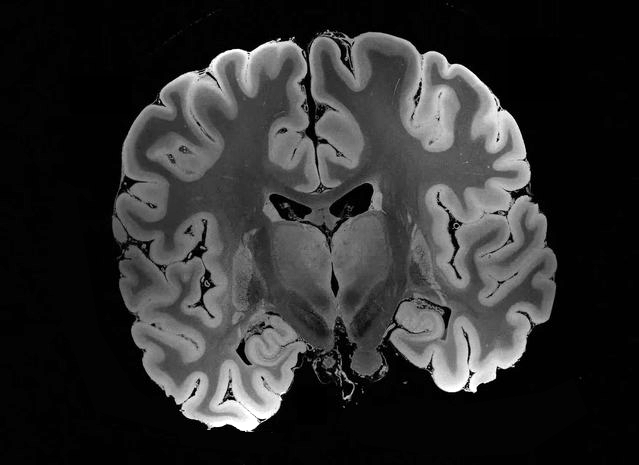
%> input picture Matlab_ES_1_Registrazione/coronal_A_PAR.tif, 639 x 465 px
$ octave MetodoPAR.m   (GNU Octave 9; MATLAB toolbox functions it lacks are replaced by stand-ins)
%> lines starting %> are read from the running program, lines starting %| are printed output that depends on the picture; in (x1, y1, x2, y2) boxes, pixels count from 0 and x2, y2 are one past the last pixel; in counts of white or black regions, pixels touching at a corner belong together; the program's own positions count from 1
%% METODO PAR
% script che iplementa il metodo PAR

% devo usare immagine A e C perchè è solo ruotata e non anche traslata
% però le modifico com imageJ per togliere i markers;
img_A_PAR = imread('coronal_A_PAR.tif');        % senza markers
%> img_A_PAR is the input picture: size 465x639 uint8; min 0, max 255, mean 46.4
img_B_PAR = imread('coronal_B_PAR.jpg');
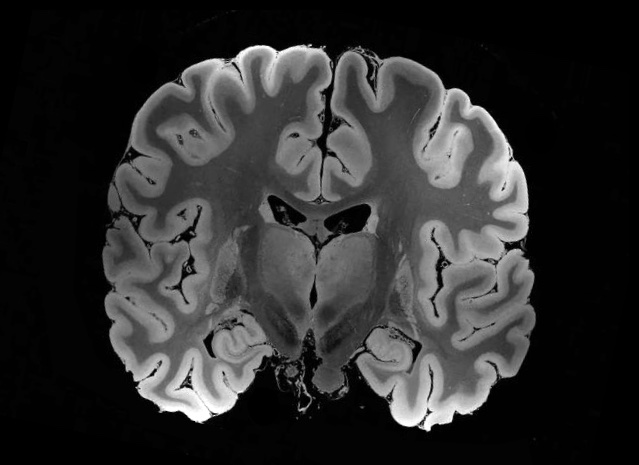
%> input picture Matlab_ES_1_Registrazione/coronal_B_PAR.jpg, 639 x 465 px
%> img_B_PAR is the input picture: size 465x639 uint8; min 0, max 255, mean 46.2
img_ref = imread("coronal APAR.tif");           % binarizzate nero su sfondo bianco
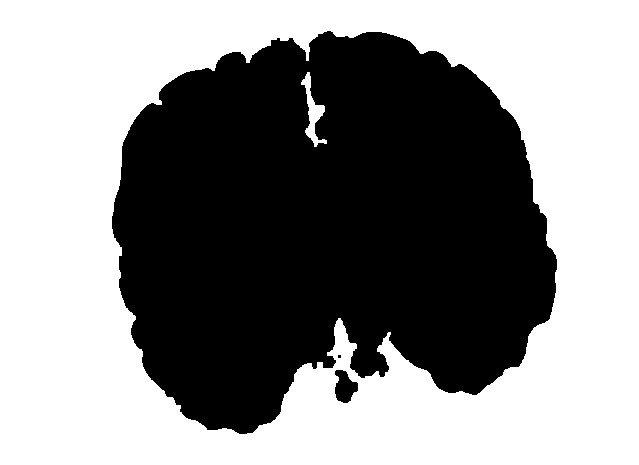
%> input picture Matlab_ES_1_Registrazione/coronal APAR.tif, 639 x 465 px
%> img_ref: size 465x639 uint8; 44.7% white; 3 white regions (1 under 20 px), largest, box (x1, y1, x2, y2) and area: (112, 31, 557, 434) 132361, (335, 370, 358, 403) 510
img_float = imread("coronal BPAR.tif");
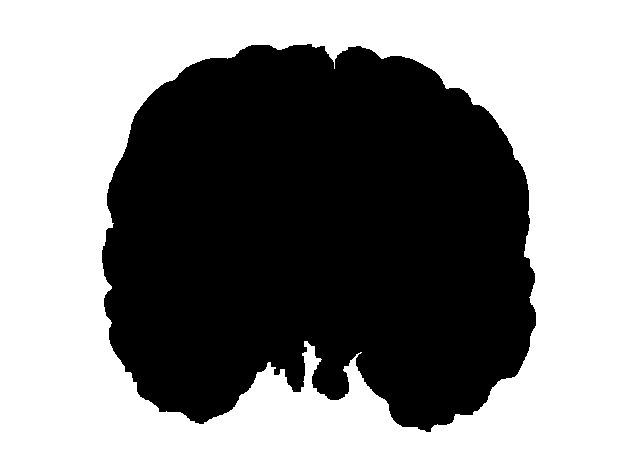
%> input picture Matlab_ES_1_Registrazione/coronal BPAR.tif, 639 x 465 px
%> img_float: size 465x639 uint8; 45.2% white; 1 white region, box (x1, y1, x2, y2) and area: (102, 44, 536, 432) 134420
% img_C_PAR = imread('coronal_C_PAR.tif');

% RM Encefalo
% img_A_PAR = imread('RM_Encefalo_A_PAR.tif');        % senza markers
% img_B_PAR = imread('RM_Encefalo_B_PAR.tif');
% img_ref = imread("coronal APAR.tif");           % binarizzate nero su sfondo bianco
% img_float = imread("coronal BPAR.tif");

% creo la matrice B con zeri e uni:
% 0 se non è un oggetto - sfondo/rumore
% 1 se è ogggetto

th = 4;
B_rif = img_A_PAR;
B_rif(B_rif >= th) = 255;
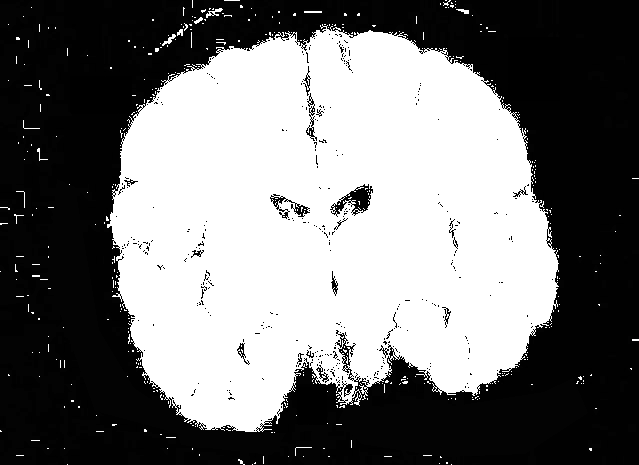
%> B_rif: size 465x639 uint8; min 0, max 255, mean 118.1
B_rif(B_rif < th) = 0;
%> B_rif: size 465x639 uint8; 46% white; 416 white regions (404 under 20 px), largest, box (x1, y1, x2, y2) and area: (107, 24, 559, 432) 134795, (206, 8, 223, 18) 65, (162, 34, 176, 46) 56

B_float = img_B_PAR;
B_float(B_float >= th) = 255;
B_float(B_float < th) = 0;
%> B_float: size 465x639 uint8; 47.3% white; 620 white regions (598 under 20 px), largest, box (x1, y1, x2, y2) and area: (93, 34, 539, 439) 137849, (194, 10, 225, 29) 137, (341, 22, 358, 29) 58


% This MATLAB function performs a flood-fill operation on background
% pixels of the input binary image BW, starting from the points
% specified in locations.
B_rif = imfill(B_rif);
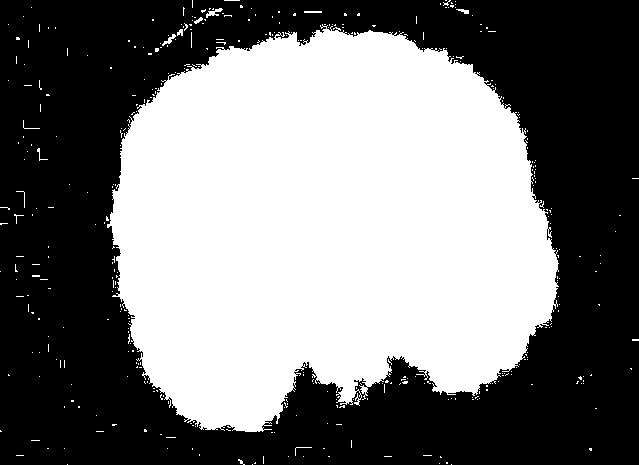
%> B_rif: size 465x639 uint8; 47.1% white; 388 white regions (376 under 20 px), largest, box (x1, y1, x2, y2) and area: (107, 24, 559, 432) 138252, (206, 8, 223, 18) 71, (162, 34, 176, 46) 56
B_float = imfill(B_float);
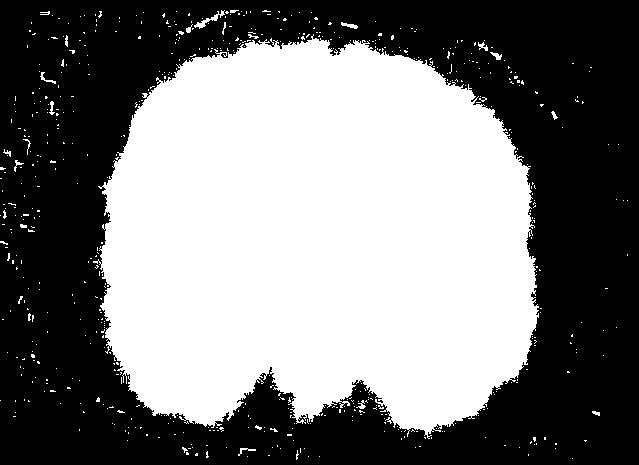
%> B_float: size 465x639 uint8; 48.1% white; 600 white regions (578 under 20 px), largest, box (x1, y1, x2, y2) and area: (93, 34, 539, 439) 140357, (194, 10, 225, 29) 137, (341, 22, 358, 29) 58

% ----------------------------------------------------------------------------- %
% calcolo del centroide
% The regionprops function measures properties such as area,
% centroid, and bounding box, for each object (connected component) in an image.
sA = regionprops(img_ref,'centroid');
%> sA = 255 regions; first 5, Centroid: [0 0], [0 0], [0 0], [0 0], [0 0]
sB = regionprops(img_float,'centroid');
%> sB has the same summary as sA

centroidsA = cat(1,sA.Centroid);
%> centroidsA = 255 rows, first 12: [0 0; 0 0; 0 0; 0 0; 0 0; 0 0; 0 0; 0 0; 0 0; 0 0; 0 0; 0 0]
centroidsA = centroidsA(end,:);
%> centroidsA = [327.7 226.7]

centroidsB = cat(1,sB.Centroid);
%> centroidsB = 255 rows, first 12: [0 0; 0 0; 0 0; 0 0; 0 0; 0 0; 0 0; 0 0; 0 0; 0 0; 0 0; 0 0]
centroidsB = centroidsB(end,:);
%> centroidsB = [318.7 236.6]

% ----------------------------------------------------------------------------- %
% calcolo del centroide a mano

% riscalo in 1 e 0
img_ref = img_ref/255;
img_float = img_float/255;

centroide_x_float = 0;
centroide_y_float = 0;
centroide_x_ref = 0;
centroide_y_ref = 0;

% calcolo effettivo del centroide
dim_ref = size(img_ref);
%> dim_ref = [465 639]

for i = 1:dim_ref(2)
    centroide_x_ref = centroide_x_ref+i*sum(img_ref(:,i));
    centroide_x_float = centroide_x_float+i*sum(img_float(:,i));
end
%> after the loop, centroide_x_float = 42836688; centroide_x_ref = 43540306

centroide_x_ref= centroide_x_ref/sum(sum(img_ref));
%> centroide_x_ref = 327.7
centroide_x_float = centroide_x_float/sum(sum(img_float));
%> centroide_x_float = 318.7

for j = 1:dim_ref(1)
    centroide_y_ref = centroide_y_ref+j*sum(img_ref(j,:));
    centroide_y_float = centroide_y_float+j*sum(img_float(j,:));
end
%> this loop made 465 passes
%> after the loop, centroide_y_float = 31808048; centroide_y_ref = 30127273
centroide_y_ref= centroide_y_ref/sum(sum(img_ref));
%> centroide_y_ref = 226.7
centroide_y_float= centroide_y_float/sum(sum(img_float));
%> centroide_y_float = 236.6

% metto insieme x e y
centr_ref = [centroide_x_ref,centroide_y_ref];
%> centr_ref = [327.7 226.7]
centr_float = [centroide_x_float, centroide_y_float];
%> centr_float = [318.7 236.6]

% visualizzo l'oggetto con il relativo centroide trovato
figure('Name','Metodo PAR')
subplot(2,2,1)
imshow(img_A_PAR)
title('Immagine Riferimento')
subplot(2,2,2)
imshow(img_B_PAR)
title('Immagine da rototraslare')
subplot(2,2,3)
imshow(B_rif)
hold on
% centroide Matlab
plot(centroidsA(:,1),centroidsA(:,2),'b+')
hold on
% centroide a mano
plot(centroide_x_ref,centroide_y_ref, 'ro')
title('Oggetto di riferimento con centroide')
subplot(2,2,4)
imshow(B_float)
hold on
plot(centroidsB(:,1),centroidsB(:,2),'b+')
hold on
plot(centroide_x_float,centroide_y_float, 'ro')
title('Oggetto da registrare con centroide')
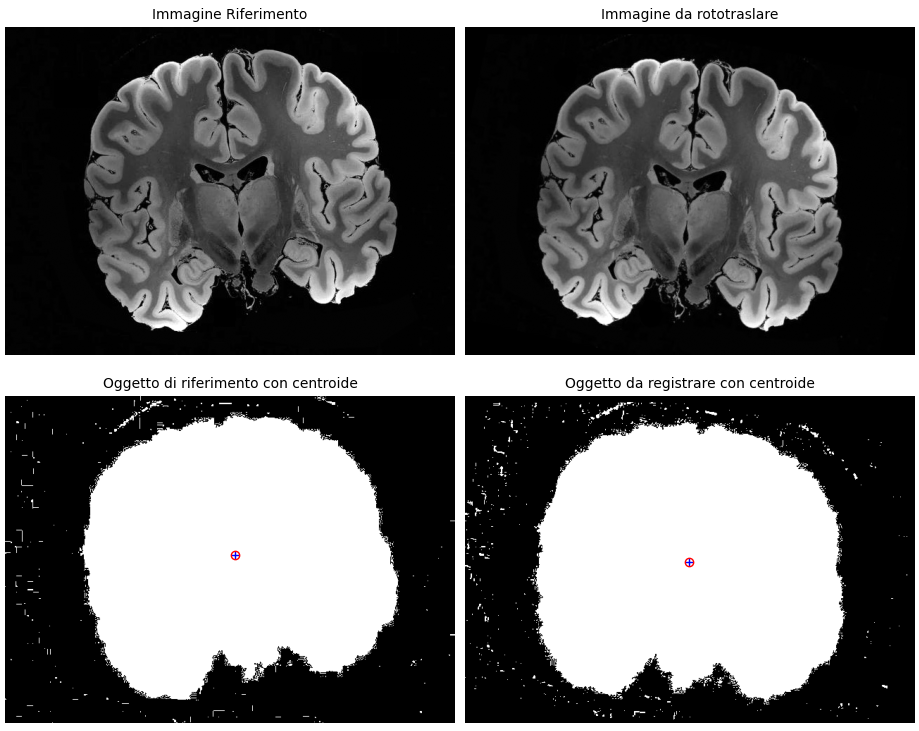
%> figure redrawn from the program's plot data, 4 panels

% dal plot deduco che il problema non sia nella posizione del centroide che
% risulta uguale usando la funzione matlab
% ----------------------------------------------------------------------------- %

% creo effettivamente la matrice B
th = 1;
B_rif = img_ref;
B_rif(B_rif >= th) = 1;
B_rif(B_rif < th) = 0;

B_float = img_float;
B_float(B_float >= th) = 1;
B_float(B_float < th) = 0;

% inserisco k e l per ridurre la notazione
k = size(B_float,1);
%> k = 465
l = size(B_float,2);
%> l = 639
k1 = size(B_rif,1);
%> k1 = 465
l1 = size(B_rif,2);
%> l1 = 639

% [11 lines of commented-out code are left out]
IxxA = sum(sum((repmat((1:k1)', 1, l1) - centroidsA(2)).^2 .* double(B_rif)));
%> IxxA = 1.23e+09
IyyA = sum(sum((repmat(1:l, k1, 1) - centroidsA(1)).^2 .* double(B_rif)));
%> IyyA = 1.77e+09
IxyA = sum(sum((repmat((1:k1)', 1, l1) - centroidsA(2)) .* (repmat(1:l1, k1, 1) ...
      - centroidsA(1)) .* double(B_rif)));
%> IxyA = -64176372.5
IA = [IxxA -IxyA;-IxyA IyyA];
%> IA = [1.23e+09 64176372.5; 64176372.5 1.77e+09]

% immagine B
IxxB = sum(sum((repmat((1:k)', 1, l) - centroidsB(2)).^2 .* double(B_float)));
%> IxxB = 1.25e+09
IyyB = sum(sum((repmat(1:l, k, 1) - centroidsB(1)).^2 .* double(B_float)));
%> IyyB = 1.79e+09
IxyB = sum(sum((repmat((1:k)', 1, l) - centroidsB(2)) .* (repmat(1:l, k, 1) ...
      - centroidsB(1)) .* double(B_float)));
%> IxyB = 56065524.4
IB = [IxxB -IxyB;-IxyB IyyB];
%> IB = [1.25e+09 -56065524.4; -56065524.4 1.79e+09]

% [29 lines of commented-out code are left out]
[VA, DA] = eig(IA);
%> VA = [-0.993 0.115; 0.115 0.993]; DA = [1.22e+09 0; 0 1.78e+09]
lambdaA = diag(DA);
%> lambdaA = [1.22e+09; 1.78e+09]
[VB, DB] = eig(IB);
%> VB = [-0.995 -0.102; -0.102 0.995]; DB = [1.24e+09 0; 0 1.79e+09]
lambdaB = diag(DB);
%> lambdaB = [1.24e+09; 1.79e+09]

% calcolo la matrice di rotazione E
EA(:,1) = VA(:,2)/norm(VA(:,2));
EA(:,2) = VA(:,1)/norm(VA(:,1));
EB(:,1) = VB(:,2)/norm(VB(:,2));
EB(:,2) = VB(:,1)/norm(VB(:,1));

% trovo l'angolo theta tramite la matrice di rotazione
% Alpha = atan2(2*Ixy,Iyy-Ixx)/2;
AlphaA = acos(EA(1,1));
%> AlphaA = 1.46
AlphaB = acos(EB(1,1));
%> AlphaB = 1.67

Alpha = (AlphaA-AlphaB);
%> Alpha = -0.218
theta = AlphaA+Alpha;
%> theta = 1.24


% la traslazione in x e y la calcolo come traslazione dei due centroidi
centroide_yA = -centroidsA(2)+floor(dim_ref(1)/2);
%> centroide_yA = 5.27
centroide_xA = centroidsA(1)-floor(dim_ref(2)/2);
%> centroide_xA = 8.67
centroide_yB = -centroidsB(2)+floor(dim_ref(1)/2);
%> centroide_yB = -4.63
centroide_xB = centroidsB(1)-floor(dim_ref(2)/2);
%> centroide_xB = -0.322

traslazioni = centroidsA-centroidsB;
%> traslazioni = [8.99 -9.91]
tx = traslazioni(1);
%> tx = 8.99
ty = - traslazioni(2);
%> ty = 9.91

% tx = centroide_xA-centroide_xB;
% ty = -(centroide_yA-centroide_yB);

tx = tx;
ty = ty;

%% fattore di scala
Fs = 1;
%Fs = round(sqrt(sum(sum(img_ref))/sum(sum(img_float))),2);
